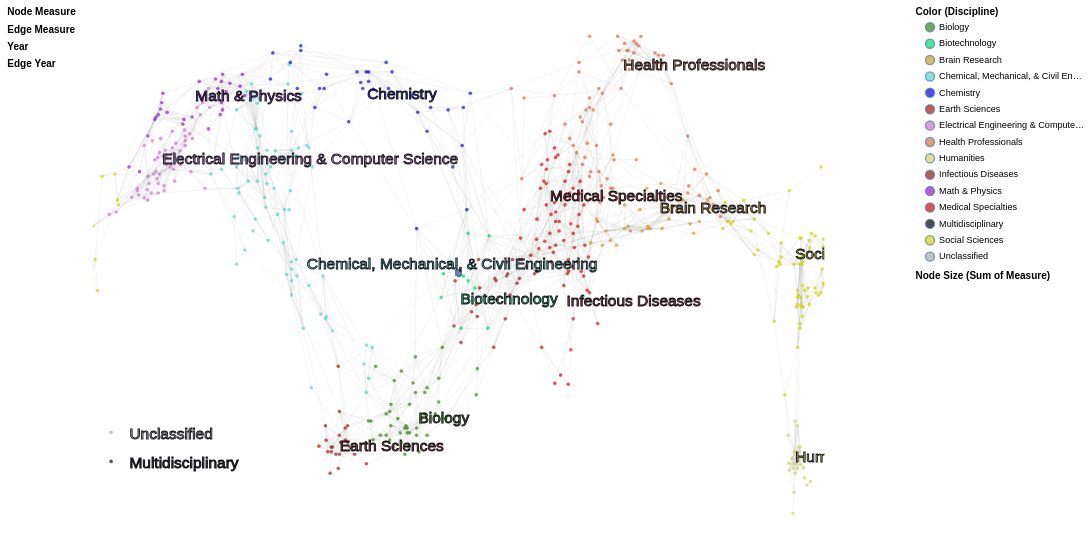

Express this chart as Vega-Lite.
### Vega-Lite specification from a JSON file in a GitHub repository (floating-point values rounded to 4 significant figures; data arrays with more than 128 entries replaced by an {"elided": "..."} marker saying what was removed)
{"$schema": "https://vega.github.io/schema/vega-lite/v4.json", "description": "The UCSD Map of Science visualization depicts a network of 554 subdiscipline nodes that are aggregated into 13 main disciplines of science. Each discipline has a distinct color and is labeled. Record sets (e.g., journal papers) are represented by circles centered at specific subdisciplines--matched based on journal names. The “Unclassified” and “Multidisciplinary” circles in the lower left represent all records that could not be matched and all records that were published in multidisciplinary journals such as Science, Nature, etc., respectively. Circle area is proportional to the number of papers, and the minimum and maximum values are given in the legend. Circle tooltips reveal the names of subdiscipline nodes.", "autosize": {"type": "fit", "resize": true, "contains": "padding"}, "padding": 8, "width": 1200, "height": 600, "config": {"view": {"strokeOpacity": 0}}, "resolve": {"scale": {"opacity": "independent", "size": "independent"}}, "layer": [{"mark": "text", "data": {"name": "nodes"}, "selection": {"measure": {"type": "single", "fields": ["measure"], "bind": "legend", "init": {"measure": "# Citations"}, "empty": "none"}}, "encoding": {"opacity": {"field": "measure", "type": "ordinal", "legend": {"title": "Node Measure", "orient": "left", "symbolSize": 0}}}}, {"mark": "text", "data": {"name": "edges"}, "selection": {"edgeMeasure": {"type": "single", "fields": ["edgeMeasure"], "bind": "legend", "init": {"edgeMeasure": "# Citations"}, "empty": "none"}}, "encoding": {"opacity": {"field": "edgeMeasure", "type": "ordinal", "legend": {"title": "Edge Measure", "orient": "left", "symbolSize": 0}}}}, {"mark": "text", "data": {"name": "nodes"}, "transform": [{"filter": {"selection": "measure"}}], "selection": {"year": {"type": "multi", "fields": ["year"], "bind": "legend", "empty": "all"}}, "encoding": {"opacity": {"field": "year", "type": "ordinal", "sort": "descending", "legend": {"title": "Year", "orient": "left", "symbolSize": 0}}}}, {"mark": "text", "data": {"name": "edges"}, "transform": [{"filter": {"selection": "edgeMeasure"}}], "selection": {"edgeYear": {"type": "multi", "fields": ["edgeYear"], "bind": "legend", "empty": "all"}}, "encoding": {"opacity": {"field": "edgeYear", "type": "ordinal", "sort": "descending", "legend": {"title": "Edge Year", "orient": "left", "symbolSize": 0}}}}, {"mark": "point", "data": {"name": "subdisciplines"}, "transform": [{"lookup": "disc_id", "from": {"data": {"name": "disciplines"}, "key": "disc_id", "fields": ["disc_name", "color"]}, "as": ["disc_name", "disc_color"]}], "selection": {"disc_name": {"type": "multi", "fields": ["disc_name"], "bind": "legend", "empty": "all"}}, "encoding": {"fill": {"field": "disc_name", "scale": {"range": {"field": "disc_color"}}, "legend": {"title": "Color (Discipline)", "symbolOffset": 10, "orient": "right"}}}}, {"mark": {"type": "rule", "color": "#9b9b9b", "strokeOpacity": 0.12, "strokeWidth": 1}, "data": {"name": "subdisciplineEdges"}, "transform": [{"lookup": "subd_id1", "from": {"data": {"name": "subdisciplines"}, "key": "subd_id", "fields": ["x", "y", "subd_name"]}}, {"lookup": "subd_id2", "from": {"data": {"name": "subdisciplines"}, "key": "subd_id", "fields": ["x", "y", "subd_name"]}, "as": ["x2", "y2", "subd2_name"]}], "encoding": {"x": {"field": "x", "type": "quantitative", "scale": {"domain": [100, 500]}, "axis": null}, "y": {"field": "y", "type": "quantitative", "scale": {"domain": [0, 275]}, "axis": null}, "x2": {"field": "x2", "type": "quantitative"}, "y2": {"field": "y2", "type": "quantitative"}}}, {"mark": {"type": "rule", "strokeOpacity": 0.4}, "data": {"name": "edges"}, "transform": [{"filter": {"selection": "edgeMeasure"}}, {"filter": {"selection": "edgeYear"}}, {"lookup": "subd_id1", "from": {"data": {"name": "subdisciplines"}, "key": "subd_id", "fields": ["x", "y", "subd_name"]}}, {"lookup": "subd_id2", "from": {"data": {"name": "subdisciplines"}, "key": "subd_id", "fields": ["x", "y", "subd_name"]}, "as": ["x2", "y2", "subd2_name"]}], "encoding": {"x": {"field": "x", "type": "quantitative", "scale": {"domain": [100, 500]}, "axis": null}, "y": {"field": "y", "type": "quantitative", "scale": {"domain": [0, 275]}, "axis": null}, "x2": {"field": "x2", "type": "quantitative"}, "y2": {"field": "y2", "type": "quantitative"}, "color": {"field": "edgeMeasure", "type": "nominal", "scale": {"domain": ["# Citations", "# References"], "range": ["#00dd00", "#555555"]}, "legend": null}, "strokeWidth": {"aggregate": "sum", "field": "weight", "scale": {"type": "log", "rangeMin": 1, "rangeMax": 20}, "legend": null}, "tooltip": [{"field": "subd_name", "type": "nominal", "title": "Source Subdiscipline"}, {"field": "subd2_name", "type": "nominal", "title": "Target Subdiscipline"}, {"field": "edgeMeasure", "type": "nominal", "title": "Edge Measure"}, {"aggregate": "sum", "field": "weight", "format": ",", "title": "Sum of Edge Measure"}]}}, {"mark": {"type": "point", "shape": "circle", "size": 16, "strokeOpacity": 0, "strokeWidth": 0.5, "stroke": "#000007", "fillOpacity": 0.65}, "selection": {"grid": {"type": "interval", "bind": "scales"}}, "data": {"name": "subdisciplines"}, "transform": [{"lookup": "disc_id", "from": {"data": {"name": "disciplines"}, "key": "disc_id", "fields": ["disc_name", "color"]}, "as": ["disc_name", "disc_color"]}], "encoding": {"x": {"field": "x", "type": "quantitative", "scale": {"domain": [100, 500]}, "axis": null}, "y": {"field": "y", "type": "quantitative", "scale": {"domain": [0, 275]}, "axis": null}, "fill": {"field": "disc_name", "type": "nominal"}, "tooltip": [{"field": "disc_name", "type": "nominal", "title": "Discipline"}, {"field": "subd_name", "type": "nominal", "title": "Subdiscipline"}]}}, {"mark": "point", "data": {"name": "nodes"}, "transform": [{"filter": {"selection": "measure"}}, {"filter": {"selection": "year"}}, {"lookup": "subd_id", "from": {"data": {"name": "subdisciplines"}, "key": "subd_id", "fields": ["x", "y", "subd_id", "subd_name", "disc_id"]}}, {"lookup": "disc_id", "from": {"data": {"name": "disciplines"}, "key": "disc_id", "fields": ["disc_name", "color"]}, "as": ["disc_name", "disc_color"]}, {"filter": {"selection": "disc_name"}}], "encoding": {"x": {"field": "x", "type": "quantitative", "scale": {"domain": [100, 500]}, "axis": null}, "y": {"field": "y", "type": "quantitative", "scale": {"domain": [0, 275]}, "axis": null}, "shape": {"value": "circle"}, "strokeOpacity": {"value": 1}, "strokeWidth": {"value": 0.5}, "fillOpacity": {"value": 0.9}, "stroke": {"value": "#000007"}, "fill": {"field": "disc_name", "type": "nominal"}, "size": {"aggregate": "sum", "field": "measureCount", "scale": {"type": "log", "rangeMin": 20}, "legend": {"title": "Node Size (Sum of Measure)", "symbolOffset": 10, "orient": "right", "offset": 100}}, "tooltip": [{"field": "disc_name", "type": "nominal", "title": "Discipline"}, {"field": "subd_name", "type": "nominal", "title": "Subdiscipline"}, {"field": "measure", "type": "nominal", "title": "Node Measure"}, {"aggregate": "sum", "field": "measureCount", "format": ",", "title": "Sum of Node Measure"}]}}, {"mark": {"type": "text", "fontSize": 17, "fillOpacity": 0.75, "strokeOpacity": 0.9, "stroke": "#000007", "strokeWidth": 1, "align": "left", "baseline": "middle"}, "data": {"name": "disciplineLabels"}, "encoding": {"x": {"field": "x", "type": "quantitative", "scale": {"domain": [100, 500]}, "axis": null}, "y": {"field": "y", "type": "quantitative", "scale": {"domain": [0, 275]}, "axis": null}, "color": {"field": "color", "type": "nominal", "scale": null, "legend": null}, "text": {"field": "disc_name", "type": "nominal"}}}], "datasets": {"nodes": [], "edges": [], "disciplines": [{"disc_name": "Biology", "color": "#33820D", "alt_color": -2186398, "y": 62, "x": 278, "disc_id": 1}, {"disc_name": "Biotechnology", "color": "#07D46D", "alt_color": -11697, "y": 124, "x": 301, "disc_id": 2}, {"disc_name": "Medical Specialties", "color": "#D30706", "alt_color": -22784, "y": 177, "x": 350, "disc_id": 3}, {"disc_name": "Chemical, Mechanical, & Civil Engineering", "color": "#55D4D2", "alt_color": -39396, "y": 142, "x": 217, "disc_id": 4}, {"disc_name": "Chemistry", "color": "#0707D2", "alt_color": -2408414, "y": 230, "x": 250, "disc_id": 5}, {"disc_name": "Earth Sciences", "color": "#9B180F", "alt_color": -48328, "y": 48, "x": 235, "disc_id": 6}, {"disc_name": "Electrical Engineering & Computer Science", "color": "#D372D2", "alt_color": -44173, "y": 196, "x": 138, "disc_id": 7}, {"disc_name": "Brain Research", "color": "#D39827", "alt_color": -1146456, "y": 171, "x": 410, "disc_id": 8}, {"disc_name": "Humanities", "color": "#D3D46D", "alt_color": -1162327, "y": 42, "x": 484, "disc_id": 9}, {"disc_name": "Infectious Diseases", "color": "#8D1B18", "alt_color": -4970894, "y": 149, "x": 359, "disc_id": 10}, {"disc_name": "Math & Physics", "color": "#8E1BCE", "alt_color": -7260020, "y": 229, "x": 156, "disc_id": 11}, {"disc_name": "Health Professionals", "color": "#D36E44", "alt_color": -5483836, "y": 245, "x": 390, "disc_id": 12}, {"disc_name": "Social Sciences", "color": "#D3D406", "alt_color": -5014843, "y": 147, "x": 484, "disc_id": 13}, {"disc_name": "Multidisciplinary", "color": "#000000", "y": 40, "x": 110, "disc_id": 14}, {"disc_name": "Unclassified", "color": "#AAAAAA", "y": 55, "x": 110, "disc_id": 15}], "disciplineLabels": [{"disc_name": "Biology", "color": "#33820D", "lngshrt": -19.25, "lng": -19.8, "latshrt": -51.28, "y": 62, "lat": -54.29, "disc_id": 1, "x": 278}, {"disc_name": "Biotechnology", "color": "#07D46D", "lngshrt": 0.875, "lng": 0.9, "latshrt": -8.603, "y": 124, "lat": -9.109, "disc_id": 2, "x": 301}, {"disc_name": "Medical Specialties", "color": "#D30706", "lngshrt": 43.75, "lng": 45, "latshrt": 27.87, "y": 177, "lat": 29.51, "disc_id": 3, "x": 350}, {"disc_name": "Chemical, Mechanical, & Civil Engineering", "color": "#55D4D2", "lngshrt": -72.62, "lng": -74.7, "latshrt": 3.785, "y": 142, "lat": 4.008, "disc_id": 4, "x": 217}, {"disc_name": "Chemistry", "color": "#0707D2", "lngshrt": -43.75, "lng": -45, "latshrt": 64.35, "y": 230, "lat": 68.14, "disc_id": 5, "x": 250}, {"disc_name": "Earth Sciences", "color": "#9B180F", "lngshrt": -56.88, "lng": -58.5, "latshrt": -60.91, "y": 48, "lat": -64.49, "disc_id": 6, "x": 235}, {"disc_name": "Electrical Engineering & Computer Science", "color": "#D372D2", "lngshrt": -141.8, "lng": -145.8, "latshrt": 40.95, "y": 196, "lat": 43.36, "disc_id": 7, "x": 138}, {"disc_name": "Brain Research", "color": "#D39827", "lngshrt": 96.25, "lng": 99, "latshrt": 23.74, "y": 171, "lat": 25.14, "disc_id": 8, "x": 410}, {"disc_name": "Humanities", "color": "#D3D46D", "lngshrt": 161, "lng": 165.6, "latshrt": -65.04, "y": 42, "lat": -68.87, "disc_id": 9, "x": 484}, {"disc_name": "Infectious Diseases", "color": "#8D1B18", "lngshrt": 51.62, "lng": 53.1, "latshrt": 8.603, "y": 123, "lat": 9.109, "disc_id": 10, "x": 359}, {"disc_name": "Math & Physics", "color": "#8E1BCE", "lngshrt": -126, "lng": -129.6, "latshrt": 63.66, "y": 229, "lat": 67.41, "disc_id": 11, "x": 156}, {"disc_name": "Health Professionals", "color": "#D36E44", "lngshrt": 78.75, "lng": 81, "latshrt": 74.68, "y": 245, "lat": 79.07, "disc_id": 12, "x": 390}, {"disc_name": "Social Sciences", "color": "#D3D406", "lngshrt": 161, "lng": 165.6, "latshrt": 7.227, "y": 147, "lat": 7.652, "disc_id": 13, "x": 484}, {"disc_name": "Multidisciplinary", "color": "#000000", "y": 39, "x": 120, "disc_id": -2}, {"disc_name": "Unclassified", "color": "#AAAAAA", "y": 54, "x": 120, "disc_id": -1}], "subdisciplines": {"elided": "556 records"}, "subdisciplineEdges": {"elided": "2276 records"}}}
